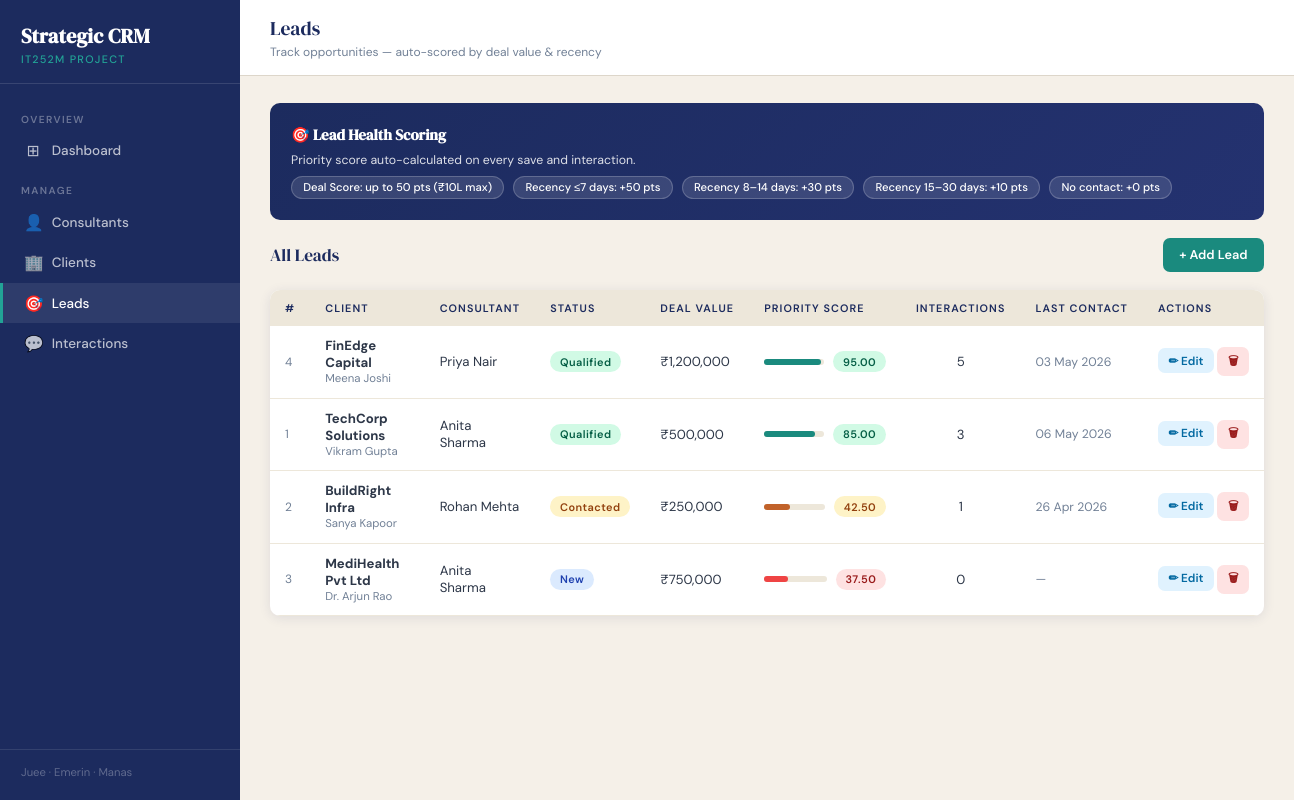
The page /leads.php on the database its author committed.
### tables this page shows
CREATE TABLE IF NOT EXISTS leads (
    lead_id                 INT AUTO_INCREMENT PRIMARY KEY,
    client_id               INT NOT NULL,
    consultant_id           INT DEFAULT NULL,
    status                  ENUM('New','Contacted','Qualified','Closed') NOT NULL DEFAULT 'New',
    deal_value              DECIMAL(12,2) NOT NULL DEFAULT 0.00,
    priority_score          DECIMAL(8,2)  NOT NULL DEFAULT 0.00,
    num_interactions        INT NOT NULL DEFAULT 0,
    last_interaction_date   DATE DEFAULT NULL,
    created_at              TIMESTAMP DEFAULT CURRENT_TIMESTAMP,
    CONSTRAINT fk_lead_client
        FOREIGN KEY (client_id) REFERENCES clients(client_id)
        ON DELETE CASCADE ON UPDATE CASCADE,
    CONSTRAINT fk_lead_consultant
        FOREIGN KEY (consultant_id) REFERENCES consultants(consultant_id)
        ON DELETE SET NULL ON UPDATE CASCADE
);

CREATE TABLE IF NOT EXISTS clients (
    client_id       INT AUTO_INCREMENT PRIMARY KEY,
    company_name    VARCHAR(150) NOT NULL,
    contact_person  VARCHAR(100),
    email           VARCHAR(100),
    phone           VARCHAR(20),
    industry        VARCHAR(100),
    consultant_id   INT DEFAULT NULL,
    created_at      TIMESTAMP DEFAULT CURRENT_TIMESTAMP,
    CONSTRAINT fk_client_consultant
        FOREIGN KEY (consultant_id) REFERENCES consultants(consultant_id)
        ON DELETE SET NULL ON UPDATE CASCADE
);

CREATE TABLE IF NOT EXISTS consultants (
    consultant_id   INT AUTO_INCREMENT PRIMARY KEY,
    name            VARCHAR(100) NOT NULL,
    email           VARCHAR(100) NOT NULL UNIQUE,
    phone           VARCHAR(20),
    active_projects INT NOT NULL DEFAULT 0,
    created_at      TIMESTAMP DEFAULT CURRENT_TIMESTAMP
);

### helpers.php (called while the page is built, shortened)
<?php
function scoreBadgeClass(float $score): string
{
    if ($score >= 70) return 'score-high';
    if ($score >= 40) return 'score-mid';
    return 'score-low';
}
function statusClass(string $status): string
{
    return match($status) {
        'New'       => 'status-new',
        'Contacted' => 'status-contacted',
        'Qualified' => 'status-qualified',
        'Closed'    => 'status-closed',
        default     => ''
    };
}

### leads.php (the view, shortened to what this page needs)
<?php
require_once __DIR__ . '/config/db.php';
require_once __DIR__ . '/helpers.php';
$leads = $pdo->query(
    "SELECT l.*,
            c.company_name, c.contact_person,
            co.name AS consultant_name
     FROM leads l
     JOIN clients c ON c.client_id = l.client_id
     LEFT JOIN consultants co ON co.consultant_id = l.consultant_id
     ORDER BY l.priority_score DESC, l.created_at DESC"
)->fetchAll();
require_once __DIR__ . '/includes/header.php';
?>
<div class="score-explainer">
  <h4>🎯 Lead Health Scoring</h4>
  <p style="font-size:.82rem;opacity:.85;">
    Priority score auto-calculated on every save and interaction.
  </p>
  <div class="score-pills">
    <span class="score-pill">Deal Score: up to 50 pts (₹10L max)</span>
    <span class="score-pill">Recency ≤7 days: +50 pts</span>
    <span class="score-pill">Recency 8–14 days: +30 pts</span>
    <span class="score-pill">Recency 15–30 days: +10 pts</span>
    <span class="score-pill">No contact: +0 pts</span>
  </div>
</div>
<div class="section-header">
  <div class="section-title">All Leads</div>
  <button class="btn btn-primary" onclick="openModal('modal-add')">+ Add Lead</button>
</div>
<div class="card">
  <div class="table-wrap">
    <table>
      <thead>
        <tr>
          <th>#</th>
          <th>Client</th>
          <th>Consultant</th>
          <th>Status</th>
          <th>Deal Value</th>
          <th>Priority Score</th>
          <th>Interactions</th>
          <th>Last Contact</th>
          <th>Actions</th>
        </tr>
      </thead>
      <tbody>
      <?php if (empty($leads)): ?>
        <tr><td class="no-data" colspan="9">No leads yet. Add one!</td></tr>
      <?php else: ?>
        <?php foreach ($leads as $l): ?>
        <?php
          $scoreClass = $l['priority_score'] >= 70 ? 'high' : ($l['priority_score'] >= 40 ? 'mid' : 'low');
        ?>
        <tr>
          <td style="color:var(--text-muted);font-size:.8rem;"><?= $l['lead_id'] ?></td>
          <td>
            <strong><?= htmlspecialchars($l['company_name']) ?></strong>
            <?php if ($l['contact_person']): ?>
            <div style="font-size:.76rem;color:var(--text-muted);"><?= htmlspecialchars($l['contact_person']) ?></div>
            <?php endif; ?>
          </td>
          <td><?= htmlspecialchars($l['consultant_name'] ?? '—') ?></td>
          <td><span class="badge <?= statusClass($l['status']) ?>"><?= $l['status'] ?></span></td>
          <td>₹<?= number_format($l['deal_value']) ?></td>
          <td>
            <div class="score-wrap">
              <div class="score-bar-bg">
                <div class="score-bar-fill <?= $scoreClass ?>"
                     style="width:<?= min($l['priority_score'],100) ?>%"></div>
              </div>
              <span class="badge <?= scoreBadgeClass($l['priority_score']) ?>"><?= $l['priority_score'] ?></span>
            </div>
          </td>
          <td style="text-align:center;"><?= $l['num_interactions'] ?></td>
          <td style="font-size:.82rem;color:var(--text-muted);">
            <?= $l['last_interaction_date'] ? date('d M Y', strtotime($l['last_interaction_date'])) : '—' ?>
          </td>
          <td style="white-space:nowrap;">
            <button class="btn btn-edit btn-sm" onclick="openEdit(
              <?= $l['lead_id'] ?>,
              <?= $l['client_id'] ?>,
              <?= $l['consultant_id'] ?? 'null' ?>,
              '<?= addslashes($l['status']) ?>',
              <?= $l['deal_value'] ?>
            )">✏ Edit</button>
            <form method="POST" style="display:inline;"
                  onsubmit="return confirm('Delete this lead and all its interactions?')">
              <button class="btn btn-danger btn-sm" type="submit">🗑</button>
            </form>
          </td>
        </tr>
        <?php endforeach; ?>
      <?php endif; ?>
      </tbody>
    </table>
  </div>
</div>
<?php require_once __DIR__ . '/includes/footer.php'; ?>

### css/style.css (style rules this page uses)
:root { --navy: #1C2B5E; --navy-light: #243270; --teal: #1A8A7E; --teal-light: #22a396; --rust: #C1622A; --rust-light: #d97240; --cream: #F5F0E8; --cream-dark: #EDE7DA; --white: #FFFFFF; --text: #2D3748; --text-muted: #718096; --border: #DDD6CA; --shadow: 0 2px 12px rgba(28,43,94,.10); --shadow-lg: 0 8px 32px rgba(28,43,94,.15); --radius: 10px; --sidebar-w: 240px; }
*, *::before, *::after { box-sizing: border-box; margin: 0; padding: 0; }
html { font-size: 15px; scroll-behavior: smooth; }
body { font-family: 'DM Sans', sans-serif; background: var(--cream); color: var(--text); display: flex; min-height: 100vh; }
.section-header { display: flex; align-items: center; justify-content: space-between; margin-bottom: 1.2rem; }
.section-title { font-family: 'DM Serif Display', serif; font-size: 1.15rem; color: var(--navy); }
.btn { display: inline-flex; align-items: center; gap: .4rem; padding: .55rem 1.1rem; border-radius: 7px; font-family: 'DM Sans', sans-serif; font-size: .85rem; font-weight: 600; cursor: pointer; border: none; text-decoration: none; transition: all .17s; white-space: nowrap; }
.btn-primary { background: var(--teal); color: var(--white); }
.btn-danger { background: #fee2e2; color: #991b1b; }
.btn-edit { background: #e0f2fe; color: #0369a1; }
.btn-sm { padding: .3rem .7rem; font-size: .78rem; }
.card { background: var(--white); border-radius: var(--radius); box-shadow: var(--shadow); overflow: hidden; }
.table-wrap { overflow-x: auto; }
table { width: 100%; border-collapse: collapse; font-size: .88rem; }
thead tr { background: var(--cream-dark); }
thead th { padding: .75rem 1rem; text-align: left; font-size: .72rem; font-weight: 600; text-transform: uppercase; letter-spacing: .1em; color: var(--navy); white-space: nowrap; }
tbody tr { border-bottom: 1px solid var(--cream-dark); transition: background .12s; }
tbody td { padding: .75rem 1rem; vertical-align: middle; }
.badge { display: inline-block; padding: .22rem .65rem; border-radius: 50px; font-size: .73rem; font-weight: 600; letter-spacing: .04em; }
.status-new { background: #dbeafe; color: #1e40af; }
.status-contacted { background: #fef3c7; color: #92400e; }
.status-qualified { background: #d1fae5; color: #065f46; }
.score-high { background: #d1fae5; color: #065f46; }
.score-mid { background: #fef3c7; color: #92400e; }
.score-low { background: #fee2e2; color: #991b1b; }
.score-wrap { display: flex; align-items: center; gap: .6rem; }
.score-bar-bg { flex: 1; height: 6px; background: var(--cream-dark); border-radius: 99px; min-width: 60px; }
.score-bar-fill { height: 6px; border-radius: 99px; background: var(--teal); transition: width .4s; }
.score-bar-fill.high { background: var(--teal); }
.score-bar-fill.mid { background: var(--rust); }
.score-bar-fill.low { background: #ef4444; }
.score-explainer { background: linear-gradient(135deg, var(--navy) 0%, var(--navy-light) 100%); color: var(--white); border-radius: var(--radius); padding: 1.4rem; margin-bottom: 1.2rem; }
.score-explainer h4 { font-family: 'DM Serif Display', serif; font-size: 1rem; margin-bottom: .5rem; }
.score-pills { display: flex; gap: .6rem; flex-wrap: wrap; margin-top: .5rem; }
.score-pill { background: rgba(255,255,255,.12); border: 1px solid rgba(255,255,255,.2); border-radius: 50px; padding: .25rem .75rem; font-size: .75rem; font-weight: 500; }

### rows shown on the page
leads: lead_id "4", client.company_name "FinEdge Capital", client.contact_person "Meena Joshi", consultant.name "Priya Nair", status "Qualified", deal_value "1,200,000", priority_score "95.00", num_interactions "5", last_interaction_date "03 May 2026"
leads: lead_id "1", client.company_name "TechCorp Solutions", client.contact_person "Vikram Gupta", consultant.name "Anita Sharma", status "Qualified", deal_value "500,000", priority_score "85.00", num_interactions "3", last_interaction_date "06 May 2026"
leads: lead_id "2", client.company_name "BuildRight Infra", client.contact_person "Sanya Kapoor", consultant.name "Rohan Mehta", status "Contacted", deal_value "250,000", priority_score "42.50", num_interactions "1", last_interaction_date "26 Apr 2026"
leads: lead_id "3", client.company_name "MediHealth Pvt Ltd", client.contact_person "Dr. Arjun Rao", consultant.name "Anita Sharma", status "New", deal_value "750,000", priority_score "37.50", num_interactions "0"

### other values the page prints
$pageTitle "Leads"
$pageSubtitle "Track opportunities — auto-scored by deal value & recency"
